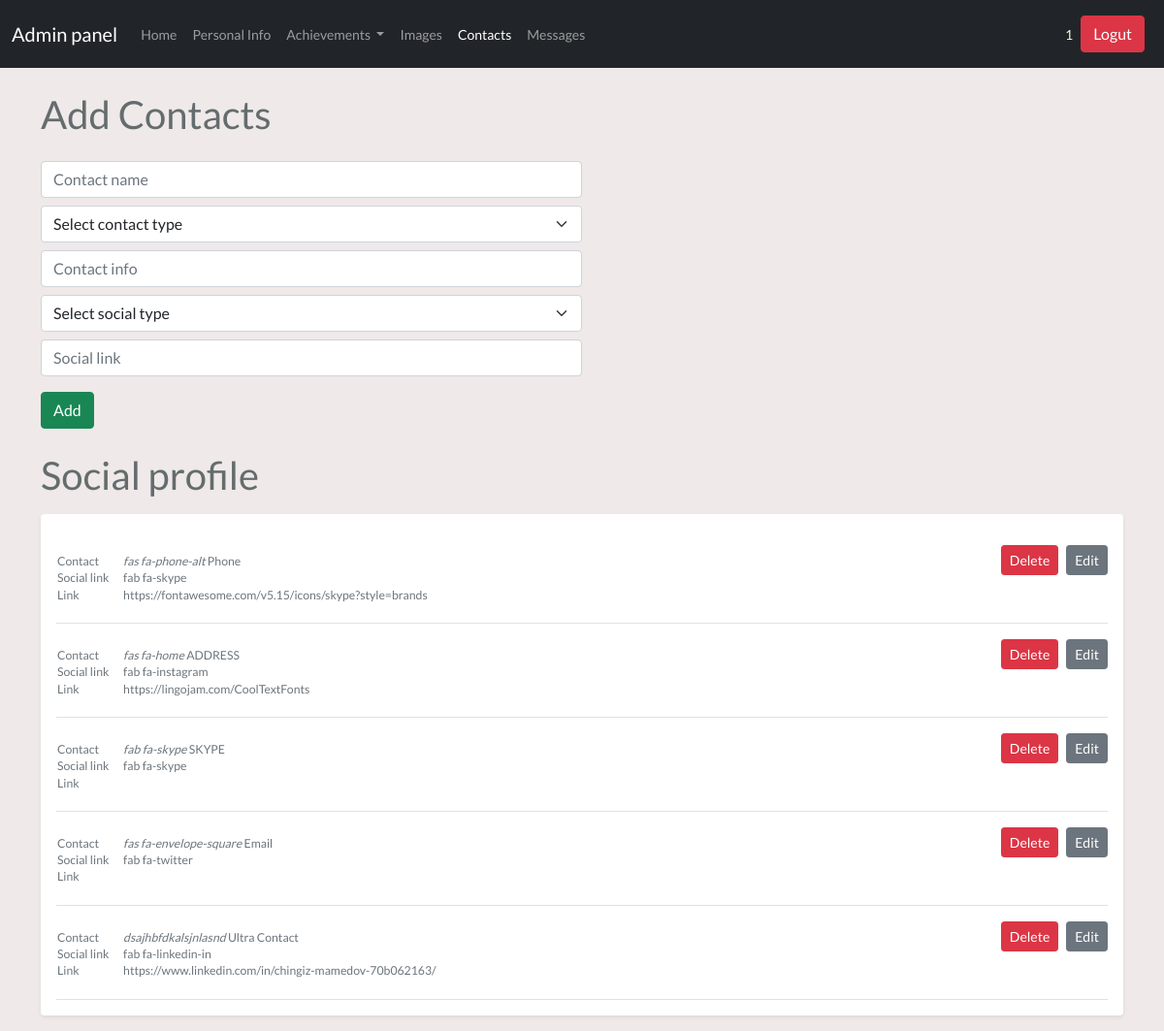
The page /admin/socialprof (signed in) on the database its author committed.
### tables this page shows
CREATE TABLE user (
	id INTEGER NOT NULL, 
	username VARCHAR(20), 
	email VARCHAR(50), 
	password VARCHAR(80), 
	PRIMARY KEY (id), 
	UNIQUE (username), 
	UNIQUE (email)
);

CREATE TABLE social_icon (
	id INTEGER NOT NULL, 
	contact_title VARCHAR(50), 
	contact_info VARCHAR(50), 
	contact_icon VARCHAR(50), 
	social_icon VARCHAR(50), 
	social_link VARCHAR(50), 
	PRIMARY KEY (id)
);

### controllers/admin/socialprof.py (the view, shortened to what this page needs)
@app.route('/admin/socialprof',methods=["GET","POST"])
@login_required
def admin_socialicon_index():
    from run import db
    from models import SocialIcon
    social_icons=SocialIcon.query.all()
    return render_template ("admin/socialprof.html" ,social_icons=social_icons)

### controllers/admin/main.py (called while the page is built)
@app.before_request
def before_request():
    g.user = current_user

### run.py (called while the page is built)
@login_manager.user_loader
def load_user(user_id):
    from models import User
    return User.query.get(user_id)

### templates/admin/socialprof.html (shortened to what this page needs)
{% extends "admin/dashboard.html" %} {% block content %}
<div class="container">
  <h1 class="adminpage ml-4 mt-4">Add Contacts</h1>
  <form action="/admin/socialprof" method="POST" class="w-50 ml-4 mt-4">
    <input
      type="text"
      name="contact_title"
      class="form-control my-2"
      placeholder="Contact name"
    />
    <select
      name="contact_icon"
      class="form-select"
      aria-label="Default select example"
    >
      <option selected disabled>Select contact type</option>
    </select>
    <input
      type="text"
      name="contact_info"
      class="form-control my-2"
      placeholder="Contact info"
    />
    <select
      name="social_icon"
      class="form-select"
      aria-label="Default select example"
    >
      <option selected disabled>Select social type</option>
    </select>
    <input
      type="text"
      name="social_link"
      class="form-control my-2"
      placeholder="Social link"
    />
    <input type="submit" class="btn btn-success my-2" value="Add" />
  </form>
  <h1 class="adminpage ml-4 mt-3">Social profile</h1>
  <div class="my-3 p-3 bg-body rounded shadow-sm">
    {% for social_icon in social_icons %}
    <div class="d-flex text-muted pt-3">
      <div
        class="
          w-100
          pb-3
          d-flex
          justify-content-between
          mb-0
          small
          lh-sm
          border-bottom
        "
      >
        <div>
          <div class="d-flex mt-2">
            <div class="d-flex flex-column align-items-baseline">
              <table class="mb-1">
                <tr>
                  <td class="pe-4">Contact</td>
                  <td>
                    <i>{{social_icon.contact_icon}}</i>
                    {{social_icon.contact_title}}
                  </td>
                </tr>
                <tr>
                  <td>Social link</td>
                  <td>{{social_icon.social_icon}}</td>
                </tr>
                <tr>
                  <td>Link</td>
                  <td>{{social_icon.social_link}}</td>
                </tr>
              </table>
            </div>
          </div>
        </div>
        <span class="d-flex align-items-start">
          <a
            href="/deletesocialicon/{{social_icon.id}}"
            class="btn btn-sm me-2 btn-danger"
            >Delete</a
          >
          <a
            href="/updatesocialicon/{{social_icon.id}}"
            class="btn btn-sm btn-secondary"
            >Edit</a
          >
        </span>
      </div>
    </div>
    {% endfor %}
  </div>
</div>
{% endblock %}

### templates/admin/dashboard.html (shortened to what this page needs)
<!DOCTYPE html>
<html lang="en">
  <head>
    <link
      rel="stylesheet"
      href="https://cdnjs.cloudflare.com/ajax/libs/font-awesome/5.15.3/css/all.min.css"
    />
    <link
      href="{{ url_for('static', filename='bootstrap.min.css') }}"
      rel="stylesheet"
    />
    <link rel="stylesheet" href="/static/admin/css/style.css" />
  </head>
  <body>
    <nav class="navbar navbar-expand-lg navbar-dark bg-dark">
      <div class="container-fluid">
        {% if '/admin/dashboard' in request.path %}
        <span class="navbar-brand">Admin panel</span>
        {% else %}
        <a class="navbar-brand" href="/admin/dashboard">Admin panel</a>
        {% endif %}
        <div class="collapse navbar-collapse" id="navbarText">
          <ul class="navbar-nav me-auto mb-2 mb-lg-0">
            <li class="nav-item">
              <a
                class="nav-link {{'active' if '/admin/home' in request.path else  ''}}"
                aria-current="page"
                href="/admin/home"
                >Home</a
              >
            </li>
            <li class="nav-item">
              <a
                class="nav-link {{'active' if '/admin/persinfo' in request.path else  ''}}"
                href="/admin/persinfo"
                >Personal Info</a
              >
            </li>
            <li class="nav-item dropdown">
              <a
                class="nav-link dropdown-toggle"
                href="#"
                id="navbarScrollingDropdown"
                role="button"
                data-bs-toggle="dropdown"
                aria-expanded="false"
              >
                Achievements
              </a>
            </li>
            <li class="nav-item">
              <a
                class="nav-link {{'active' if '/admin/images' in request.path else  ''}}"
                href="/admin/images"
                >Images</a
              >
            </li>
            <li class="nav-item">
              <a
                class="nav-link {{'active' if '/admin/socialprof' in request.path else  ''}}"
                href="/admin/socialprof"
                >Contacts</a
              >
            </li>
            <li class="nav-item">
              <a
                class="nav-link {{'active' if '/admin/form' in request.path else  ''}}"
                href="/admin/form"
                >Messages</a
              >
            </li>
          </ul>
          <div class="d-flex align-items-center">
            <div style="color: beige">{{ current_user.username }}</div>
            <button
              class="btn btn-danger m-2"
              onclick="window.location.href = '/logout'"
            >
              Logut
            </button>
          </div>
        </div>
      </div>
    </nav>
    {% block content %} {% endblock %}
  </body>
</html>

### static/app/css/style.css (style rules this page uses)
body { font-family: Lato, serif, Calibri, Arial; font-size: 14px; background-color: #efe9e9; color: #656c6d; font-weight: 400; margin: 0; padding: 0; box-sizing: border-box; }

### rows shown on the page
user: username "1"
social_icon: contact_icon "fas fa-phone-alt", contact_title "Phone", social_icon "fab fa-skype", social_link "https://fontawesome.com/v5.15/icons/skype?style=brands"
social_icon: contact_icon "fas fa-home", contact_title "ADDRESS", social_icon "fab fa-instagram", social_link "https://lingojam.com/CoolTextFonts"
social_icon: contact_icon "fab fa-skype", contact_title "SKYPE", social_icon "fab fa-skype"
social_icon: contact_icon "fas fa-envelope-square", contact_title "Email", social_icon "fab fa-twitter"
social_icon: contact_icon "dsajhbfdkalsjnlasnd", contact_title "Ultra Contact", social_icon "fab fa-linkedin-in", social_link "https://www.linkedin.com/in/chingiz-mamedov-70b062163/"
